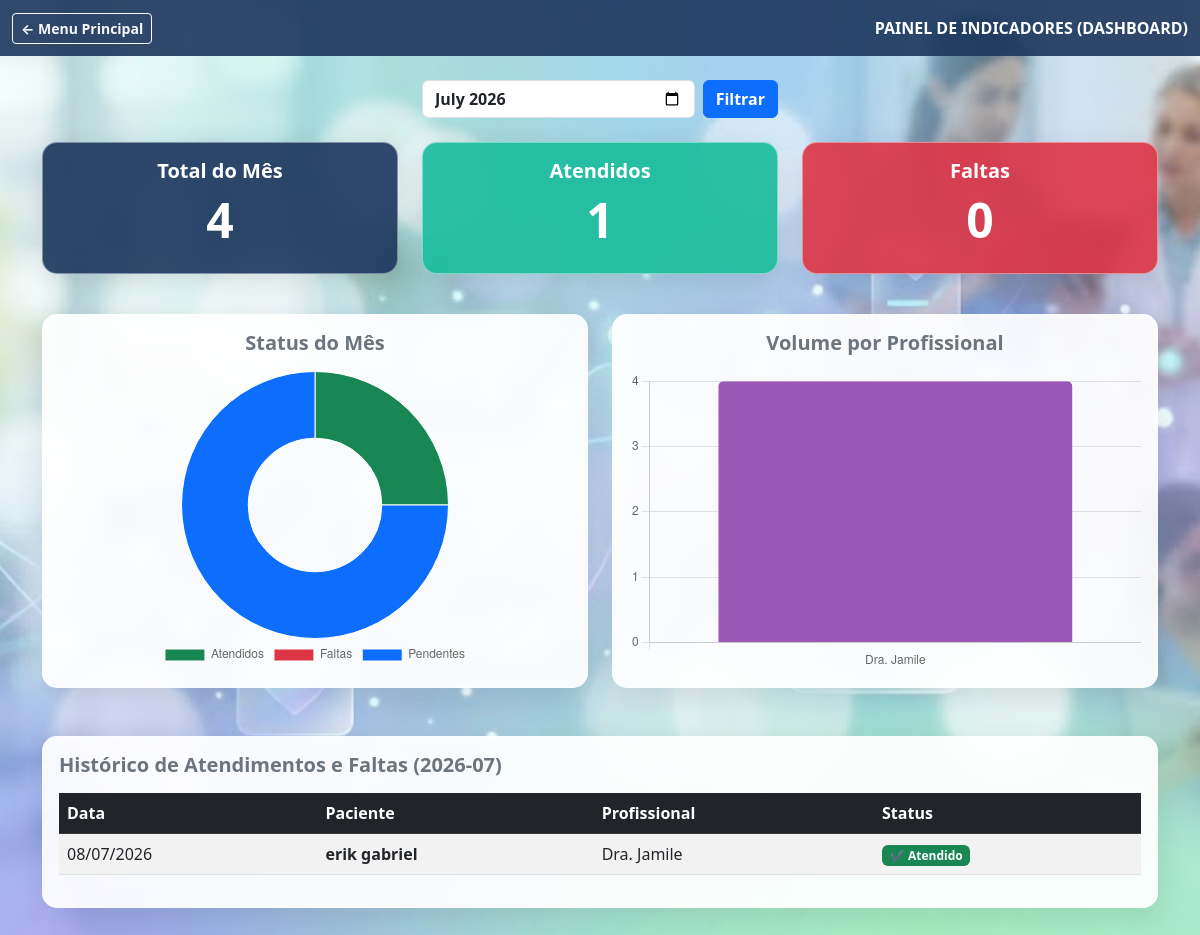
Page /dashboard on the earlier database version.
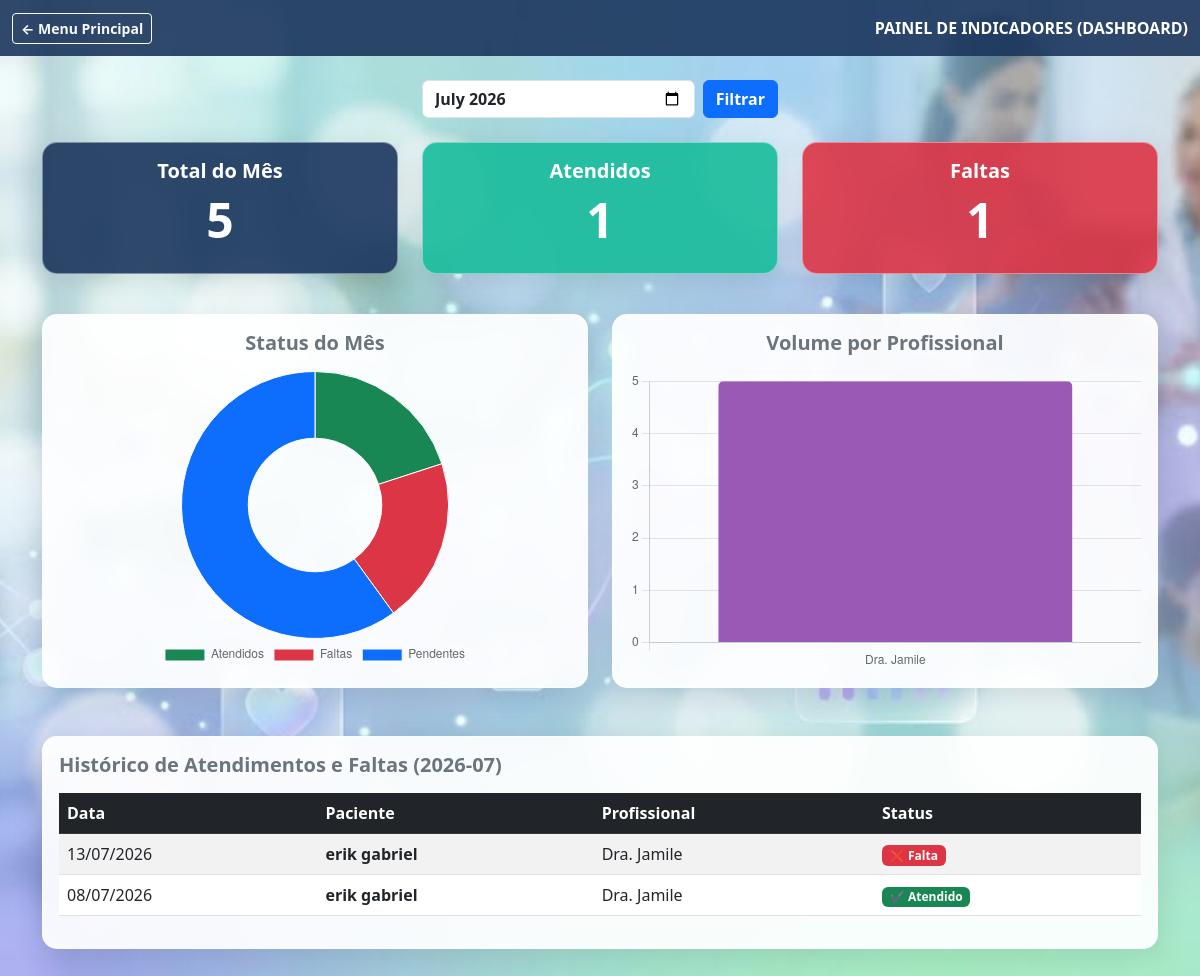
Same page on the later database version.
### tables this page shows
CREATE TABLE pacientes (
            id INTEGER PRIMARY KEY AUTOINCREMENT,
            nome TEXT NOT NULL,
            telefone TEXT NOT NULL,
            profissional TEXT,
            status TEXT,
            prioridade TEXT,
            atendimento_tipo TEXT DEFAULT 'Primeira Vez',
            data_consulta TEXT
        , status_aviso TEXT DEFAULT 'Nenhum', status_atendimento TEXT DEFAULT 'Agendado');

### routes_dashboard.py (the view)
@dashboard_bp.route("/dashboard", methods=["GET"])
def tela_dashboard():
    conexao = current_app.conectar_banco()
    cursor = conexao.cursor()
    mes_selecionado = request.args.get("mes", datetime.date.today().strftime("%Y-%m"))
    mes_busca = mes_selecionado + "%"
    cursor.execute("SELECT COUNT(*) FROM pacientes WHERE data_consulta LIKE ?", (mes_busca,))
    total_mes = cursor.fetchone()[0]
    cursor.execute("SELECT COUNT(*) FROM pacientes WHERE data_consulta LIKE ? AND status = 'Atendido'", (mes_busca,))
    atendidos_mes = cursor.fetchone()[0]
    cursor.execute("SELECT COUNT(*) FROM pacientes WHERE data_consulta LIKE ? AND status = 'Falta'", (mes_busca,))
    faltas_mes = cursor.fetchone()[0]
    agendados_mes = total_mes - (atendidos_mes + faltas_mes)
    cursor.execute("""
        SELECT profissional, COUNT(*)
        FROM pacientes
        WHERE data_consulta LIKE ?
        GROUP BY profissional
    """, (mes_busca,))
    dados_profissionais = cursor.fetchall()
    cursor.execute("""
        SELECT nome, data_consulta, status, profissional
        FROM pacientes
        WHERE data_consulta LIKE ? AND status IN ('Atendido', 'Falta')
        ORDER BY data_consulta DESC
    """, (mes_busca,))
    lista_pacientes = cursor.fetchall()
    conexao.close()
    return render_template(
        "dashboard.html",
        mes_selecionado=mes_selecionado,
        total_mes=total_mes,
        atendidos_mes=atendidos_mes,
        faltas_mes=faltas_mes,
        agendados_mes=agendados_mes,
        dados_profissionais=dados_profissionais,
        lista_pacientes=lista_pacientes
    )

### app.py (called while the page is built)
def conectar_banco():
    caminho_banco = os.path.join('database', 'banco.db')
    import sqlite3
    return sqlite3.connect(caminho_banco)

### templates/dashboard.html (shortened to what this page needs)
<!DOCTYPE html>
<html lang="pt-BR">
<head>
    <link href="https://cdn.jsdelivr.net/npm/bootstrap@5.3.0/dist/css/bootstrap.min.css" rel="stylesheet">
    <link rel="stylesheet" href="{{ url_for('static', filename='estilo.css') }}">
</head>
<body>
<nav class="navbar navbar-dark navbar-custom mb-4">
    <div class="container-fluid">
        <a class="btn btn-outline-light btn-sm fw-bold" href="/">← Menu Principal</a>
        <span class="navbar-text text-white fw-bold">PAINEL DE INDICADORES (DASHBOARD)</span>
    </div>
</nav>
<div class="container pb-5">
    <form method="GET" action="/dashboard" class="row justify-content-center mb-4">
        <div class="col-md-4 d-flex gap-2">
            <input type="month" name="mes" class="form-control fw-bold" value="{{ mes_selecionado }}" required>
            <button type="submit" class="btn btn-primary fw-bold">Filtrar</button>
        </div>
    </form>
    <div class="row mb-4">
        <div class="col-md-4 mb-3">
            <div class="card card-metric bg-primary text-white text-center p-3">
                <h5 class="fw-bold">Total do Mês</h5>
                <h2 class="display-5 fw-bold">{{ total_mes }}</h2>
            </div>
        </div>
        <div class="col-md-4 mb-3">
            <div class="card card-metric bg-success text-white text-center p-3">
                <h5 class="fw-bold">Atendidos</h5>
                <h2 class="display-5 fw-bold">{{ atendidos_mes }}</h2>
            </div>
        </div>
        <div class="col-md-4 mb-3">
            <div class="card card-metric bg-danger text-white text-center p-3">
                <h5 class="fw-bold">Faltas</h5>
                <h2 class="display-5 fw-bold">{{ faltas_mes }}</h2>
            </div>
        </div>
    </div>
    <div class="row mb-4">
        <div class="col-md-6 mb-4">
            <div class="card card-metric p-3 h-100 bg-white">
                <h5 class="text-center fw-bold text-secondary mb-3">Status do Mês</h5>
                <div style="position: relative; height:300px; width:100%">
                    <canvas id="graficoStatus"></canvas>
                </div>
            </div>
        </div>
        <div class="col-md-6 mb-4">
            <div class="card card-metric p-3 h-100 bg-white">
                <h5 class="text-center fw-bold text-secondary mb-3">Volume por Profissional</h5>
                <div style="position: relative; height:300px; width:100%">
                    <canvas id="graficoProfissionais"></canvas>
                </div>
            </div>
        </div>
    </div>
    <div class="row">
        <div class="col-12">
            <div class="card card-metric p-3 bg-white">
                <h5 class="fw-bold text-secondary mb-3">Histórico de Atendimentos e Faltas ({{ mes_selecionado }})</h5>
                <div class="tabela-scroll">
                    <table class="table table-striped align-middle">
                        <thead class="table-dark" style="position: sticky; top: 0; z-index: 1;">
                            <tr>
                                <th>Data</th>
                                <th>Paciente</th>
                                <th>Profissional</th>
                                <th>Status</th>
                            </tr>
                        </thead>
                        <tbody>
                            {% for pac in lista_pacientes %}
                            <tr>
                                <td>{{ pac[1][8:10] }}/{{ pac[1][5:7] }}/{{ pac[1][0:4] }}</td>
                                <td class="fw-bold">{{ pac[0] }}</td>
                                <td>{{ pac[3] }}</td>
                                <td>
                                    {% if pac[2] == 'Atendido' %}
                                        <span class="badge bg-success">✔ Atendido</span>
                                    {% else %}
                                        <span class="badge bg-danger">❌ Falta</span>
                                    {% endif %}
                                </td>
                            </tr>
                            {% else %}
                            <tr>
                                <td colspan="4" class="text-center text-muted py-4">Nenhum registro encontrado neste mês.</td>
                            </tr>
                            {% endfor %}
                        </tbody>
                    </table>
                </div>
            </div>
        </div>
    </div>
</div>
<script>
    const statusData = [{{ atendidos_mes }}, {{ faltas_mes }}, {{ agendados_mes }}];
    const dadosProfissionais = {{ dados_profissionais | tojson | safe }};
    const profNomes = dadosProfissionais.map(p => p[0]);
    const profValores = dadosProfissionais.map(p => p[1]);
    const ctxStatus = document.getElementById('graficoStatus').getContext('2d');
    new Chart(ctxStatus, {
        type: 'doughnut',
        data: {
            labels: ['Atendidos', 'Faltas', 'Pendentes'],
            datasets: [{
                data: statusData,
                backgroundColor: ['#198754', '#dc3545', '#0d6efd'],
                borderWidth: 1
            }]
        },
        options: { responsive: true, maintainAspectRatio: false, plugins: { legend: { position: 'bottom' } } }
    });
    const ctxProfissionais = document.getElementById('graficoProfissionais').getContext('2d');
    new Chart(ctxProfissionais, {
        type: 'bar',
        data: {
            labels: profNomes,
            datasets: [{ label: 'Agendamentos', data: profValores, backgroundColor: '#9B59B6', borderRadius: 5 }]
        },
        options: { responsive: true, maintainAspectRatio: false, plugins: { legend: { display: false } }, scales: { y: { beginAtZero: true, ticks: { precision: 0 } } } }
    });
</script>
</body>
</html>

### static/estilo.css (style rules this page uses)
.card-metric { background: rgba(255, 255, 255, 0.92) !important; backdrop-filter: blur(8px); -webkit-backdrop-filter: blur(8px); border-radius: 15px; border: 1px solid rgba(255, 255, 255, 0.4); box-shadow: 0 8px 32px rgba(0, 0, 0, 0.1); transition: transform 0.3s ease, box-shadow 0.3s ease; overflow: hidden; }
.card-metric.bg-primary { background: rgba(27, 54, 93, 0.90) !important; }
.card-metric.bg-success { background: rgba(24, 188, 156, 0.90) !important; }
.card-metric.bg-danger { background: rgba(220, 53, 69, 0.90) !important; }
canvas { max-height: 300px; width: 100% !important; }

Differences in the rows shown:
added pacientes: data_consulta "13", data_consulta "07", data_consulta "2026", nome "erik gabriel", profissional "Dra. Jamile", status "❌ Falta"
Other differences:
{{ total_mes }}: "4" → "5"
{{ faltas_mes }}: "0" → "1"
chart data {{ faltas_mes }}: 0 → 1
chart data {{ dados_profissionais | tojson | safe }}: [["Dra. Jamile", 4]] → [["Dra. Jamile", 5]]
